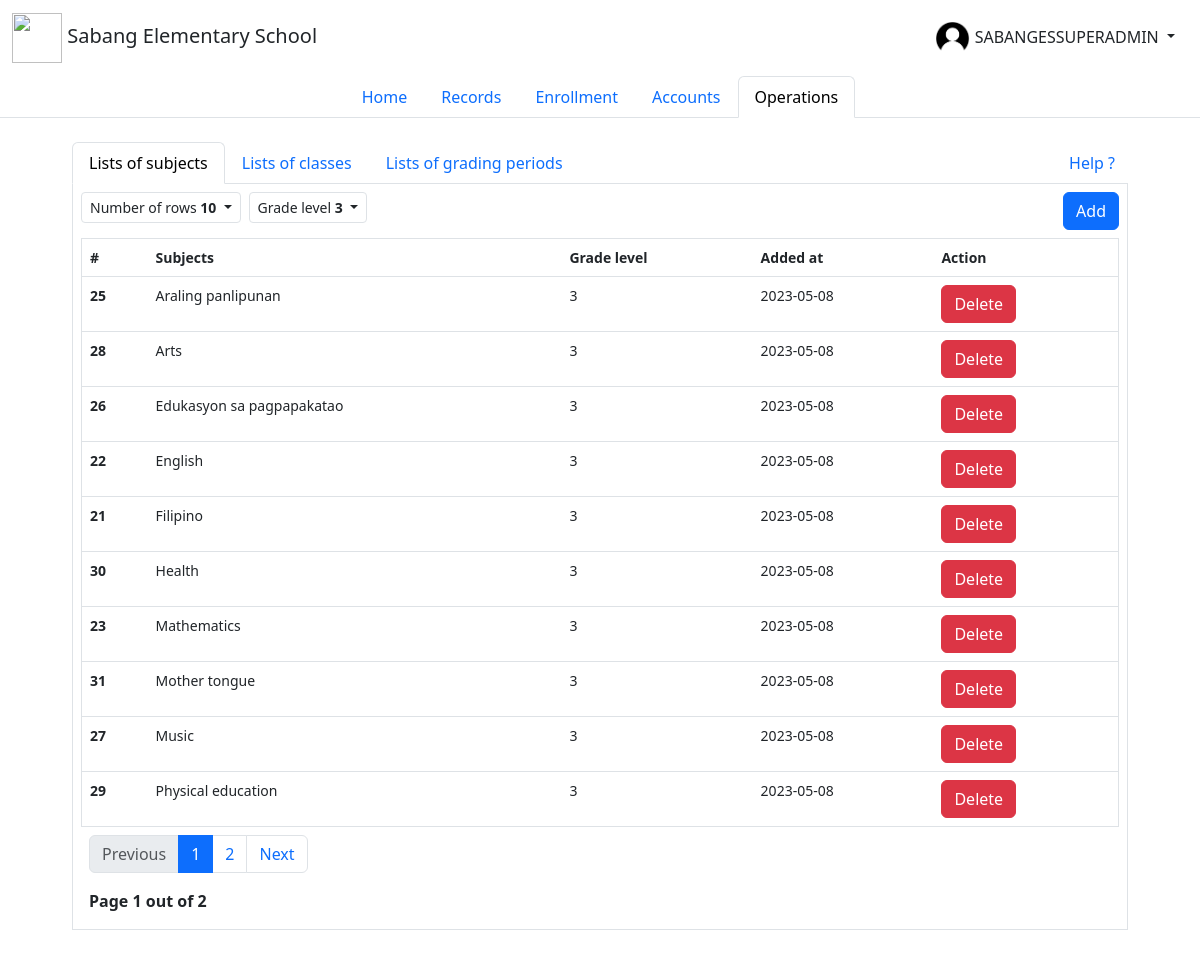
The page /operations_subjects.php?row=10&page_no=1&level=3 (signed in) on the database its author committed.
### tables this page shows
CREATE TABLE `operations_subjects_table` (
  `id` int(11) NOT NULL COMMENT 'Id',
  `added_at` date NOT NULL DEFAULT current_timestamp() COMMENT 'Subject added at',
  `updated_at` date NOT NULL COMMENT 'Subject updated at',
  `subject` text NOT NULL COMMENT 'Subject',
  `grade_level` varchar(255) NOT NULL COMMENT 'Available at grade levels',
  `quarter_1` tinyint(1) NOT NULL COMMENT 'First quarter',
  `quarter_2` tinyint(1) NOT NULL COMMENT 'Second quarter',
  `quarter_3` tinyint(1) NOT NULL COMMENT 'Third quarter',
  `quarter_4` tinyint(1) NOT NULL COMMENT 'Fourth quarter'
);

### classes/Database/dbh.class.php (called while the page is built)
<?php
class Dbh
{
    private $host = "localhost";
    private $user = "root";
    private $pwd = "";
    private $dbName = "sabanges_record_system";
    protected function connection()
    {
        $dsn = 'mysql:host=' . $this->host . ';dbname=' . $this->dbName;
        $conn = new PDO($dsn, $this->user, $this->pwd);
        $conn->setAttribute(PDO::ATTR_DEFAULT_FETCH_MODE, PDO::FETCH_ASSOC);
        return $conn;
    }
}

### classes/Models/subjects.class.php (called while the page is built, shortened)
<?php
include_once $_SERVER['DOCUMENT_ROOT'].'/sabanges/classes/Database/dbh.class.php';
class Subjects extends \Dbh{
    protected function index($level, $offset, $total_records_per_page){
        try {
            if (!empty($level)) {
                $sql = "SELECT * FROM `operations_subjects_table`
                WHERE `grade_level` = ?
                ORDER BY `grade_level` ASC, `subject` ASC
                LIMIT $offset, $total_records_per_page
                ;";
                $stmt = $this->connection()->prepare($sql);
                $stmt->execute([$level]);
                $results = $stmt->fetchAll();
                return $results;
            }
        } catch(PDOException $e) {
            echo "Error: " . $e->getMessage();
        }
    }
    protected function subjectsCount($level){
        try {
            if (!empty($level)) {
                $sql = "SELECT * FROM `operations_subjects_table` WHERE `grade_level` = ?;";
                $stmt = $this->connection()->prepare($sql);
                $stmt->execute([$level]);
                $results = $stmt->fetchAll();
                return $results;
            }else{
                $sql = "SELECT * FROM `operations_subjects_table`;";
                $stmt = $this->connection()->prepare($sql);
                $stmt->execute();
                $results = $stmt->fetchAll();
                return $results;
            }
        } catch(PDOException $e) {
            echo "Error: " . $e->getMessage();
        }
    }
}

### classes/Views/subjects.class.php (the view, shortened to what this page needs)
<?php
class SubjectsView extends \Models\Subjects{
    public function initIndex(){
        $rows = isset($_GET['row']) ? $_GET['row'] : '10';
        $page_no = isset($_GET['page_no']) ? $_GET['page_no'] : '1';
        $level = isset($_GET['level']) ? $_GET['level'] : "";
        $page_no = intval($page_no);
        $total_records_per_page = $rows;
        $offset = ($page_no - 1) * intval($total_records_per_page);
        $previous_page = $page_no - 1;
        $next_page = $page_no + 1;
        $result_count = $this->subjectsCount($level);
        $records = count($result_count);
        $total_no_page = ceil($records / intval($total_records_per_page));
        $results = $this->index($level, $offset, $total_records_per_page);
        ?>
        <table class="table table-hover border mb-0 mt-2 sections-table">
            <thead>
                <tr>
                    <th scope="col">#</th>
                    <th scope="col">Subjects</th>
                    <th scope="col">Grade level</th>
                    <th scope="col">Added at</th>
                    <th scope="col">Action</th>
                </tr>
            </thead>
            <tbody>
            <?php
            foreach ($results as $row) {
            ?>
                <tr>
                    <th scope="row"><?= $row['id'] ?></th>
                    <td><?= $row['subject'] ?></td>
                    <td><?= $row['grade_level'] ?></td>
                    <td><?= $row['added_at'] ?></td>
                    <td>
                        <form action="./includes/operations.inc.php" method="post" enctype="multipart/form-data">
                            <button type="submit" name="delete-subject" class="btn btn-danger">Delete </button>
                        </form>
                    </td>
                </tr>
            <?php
            }
            ?>
            </tbody>
        </table>
        <nav class="m-2">
            <ul class="pagination d-flex flex-wrap">
                <li class="page-item">
                    <a class="page-link previous-btn <?= $page_no <= 1 ? 'disabled' : '' ?>" href="?row=<?= $rows ?>&page_no=<?= $previous_page ?>&level=<?= $level ?>">Previous</a>
                </li>
                <?php for ($i=0; $i < $total_no_page; $i++) { ?>
                <li class="page-item">
                    <a class="page-link page-number <?= $page_no !== $i + 1 ? '' : 'active'?>" href="?row=<?= $rows ?>&page_no=<?= $i + 1 ?>&level=<?= $level ?>"><?= $i + 1?></a>
                </li>
                <?php } ?>
                <li class="page-item">
                    <a class="page-link next-btn <?= $page_no >= $total_no_page ? 'disabled' : '' ?>" href="?row=<?= $rows ?>&page_no=<?= $next_page ?>status=<?= $status ?>&level=<?= $level ?>">Next</a>
                </li>
            </ul>
            <span class="fw-semibold">Page <?= $page_no ?> out of <?= $total_no_page ?></span>
        </nav>
        <?php
    }
}

### styles/style.css (style rules this page uses)
:root { --nav-border: rgba(128, 128, 128, 0.226); --lightgrey: rgb(230, 230, 230); }
* { margin: 0; padding: 0; box-sizing: border-box; }
body { overflow-x: hidden; }
.table { font-size: 0.875rem; }

### rows shown on the page
operations_subjects_table: id "25", subject "Araling panlipunan", grade_level "3", added_at "2023-05-08"
operations_subjects_table: id "28", subject "Arts", grade_level "3", added_at "2023-05-08"
operations_subjects_table: id "26", subject "Edukasyon sa pagpapakatao", grade_level "3", added_at "2023-05-08"
operations_subjects_table: id "22", subject "English", grade_level "3", added_at "2023-05-08"
operations_subjects_table: id "21", subject "Filipino", grade_level "3", added_at "2023-05-08"
operations_subjects_table: id "30", subject "Health", grade_level "3", added_at "2023-05-08"
operations_subjects_table: id "23", subject "Mathematics", grade_level "3", added_at "2023-05-08"
operations_subjects_table: id "31", subject "Mother tongue", grade_level "3", added_at "2023-05-08"
operations_subjects_table: id "27", subject "Music", grade_level "3", added_at "2023-05-08"
operations_subjects_table: id "29", subject "Physical education", grade_level "3", added_at "2023-05-08"

### other values the page prints
$_SESSION['username'] "SABANGESSUPERADMIN"
$row "10"
$_GET['level'] "3"
$page_no "1"
$total_no_page "2"
